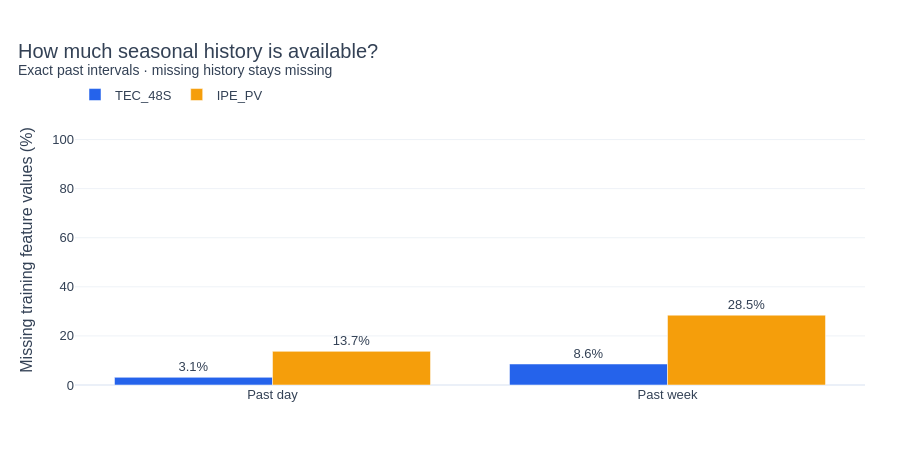

The notebook cell saved with this chart:
### Markdown cell above
### 🧩 3. Feature engineering: history without future information
We add recent changes, distance from the recent mean, cyclic time features and exact same-time readings one and seven **elapsed UTC days** earlier. Exact joins keep missing periods visible. They do not compress gaps or pretend that the previous row means the previous quarter-hour.

The past-day/week interval must finish before the forecast is issued. Across a Berlin clock change, an elapsed-day feature can represent a different local hour. Weekdays are encoded separately; cyclical features keep adjacent hours close.

Previous-hour temperature follows the ETL's delay assumption. The imminent interval's day-ahead price is assumed already published. Before live deployment, verify source release times; cached historical data alone cannot prove availability.

### Code cell
def engineer(entry):
    frame, observed = entry["frame"], entry["observed"]
    for days, column in [(1, "power_day_ago_kw"), (7, "power_week_ago_kw")]:
        reference = observed.select(
            (pl.col("WsDateTime") + pl.duration(days=days)).alias("Target_Start"),
            (pl.col("WsDateTime") + pl.duration(minutes=15)).alias("reference_end"),
            pl.when(pl.col("power_kw").is_finite()).then(pl.col("power_kw")).otherwise(None).alias(column))
        frame = frame.join(reference, on="Target_Start", how="left", validate="1:1")
        if frame.filter(pl.col("reference_end") > pl.col("WsDateTime")).height:
            raise ValueError("A reference value would come from the future.")
        frame = frame.drop("reference_end")
    local = pl.col("Target_Start").dt.convert_time_zone(TIMEZONE)
    hour = local.dt.hour() + local.dt.minute() / 60
    weekday = local.dt.weekday() - 1
    frame = frame.with_columns(
        (2 * np.pi * hour / 24).sin().alias("hour_sin"), (2 * np.pi * hour / 24).cos().alias("hour_cos"),
        (2 * np.pi * (weekday + hour / 24) / 7).sin().alias("week_sin"),
        (2 * np.pi * (weekday + hour / 24) / 7).cos().alias("week_cos"),
        (2 * np.pi * (local.dt.month() - 1) / 12).sin().alias("month_sin"),
        (2 * np.pi * (local.dt.month() - 1) / 12).cos().alias("month_cos"),
        (weekday >= 5).cast(pl.Float32).alias("weekend"), weekday.cast(pl.Float32).alias("weekday"),
        (pl.col("power_last_15m_kw") - pl.col("power_previous_15m_kw")).alias("power_change_kw"),
        (pl.col("power_last_15m_kw") - pl.col("power_history_mean_kw")).alias("history_deviation_kw"),
    ).with_columns(pl.col(FEATURES + ["target_power_kw"]).cast(pl.Float32)).sort("WsDateTime")
    return frame

with stage("past-only feature engineering", logger=log):
    for system, entry in data.items():
        entry["frame"] = engineer(entry)
        entry.pop("observed")
        entry["splits"] = {name: entry["frame"].filter(pl.col("split") == name)
                           for name in ("train", "validation", "test")}
        for split, frame in entry["splits"].items():
            required = MIN_TRAIN if split == "train" else MIN_EVALUATION
            if frame.height < required:
                raise ValueError(f"{system}/{split}: fewer than {required} eligible rows.")

fig = go.Figure()
for system, entry in data.items():
    train = entry["splits"]["train"]
    fractions = [100 * train[column].null_count() / train.height for column in ["power_day_ago_kw", "power_week_ago_kw"]]
    fig.add_bar(x=["Past day", "Past week"], y=fractions, name=system,
                marker_color=BLUE if system == "TEC_48S" else ORANGE,
                text=[f"{value:.1f}%" for value in fractions], textposition="outside")
fig.update_layout(barmode="group")
fig.update_yaxes(title="Missing training feature values (%)", range=[0,110])
polish(fig, "How much seasonal history is available?", "Exact past intervals · missing history stays missing")
report("A missing historical feature does not mean zero power. Each model fills it using training-only statistics and a missing-value indicator. This does not reconstruct the underlying sensor data or fill a target.")

### Figure 1 — Plotly figure (JSON) as saved in the notebook; plotly's stock layout.template omitted (floating-point values rounded to 4 significant figures)
{"data": [{"marker": {"color": "#2563eb"}, "name": "TEC_48S", "text": ["3.1%", "8.6%"], "textposition": "outside", "type": "bar", "x": ["Past day", "Past week"], "y": [3.122, 8.56]}, {"marker": {"color": "#f59e0b"}, "name": "IPE_PV", "text": ["13.7%", "28.5%"], "textposition": "outside", "type": "bar", "x": ["Past day", "Past week"], "y": [13.71, 28.45]}], "layout": {"barmode": "group", "font": {"color": "#334155", "family": "Arial", "size": 13}, "height": 450, "hovermode": "x unified", "legend": {"orientation": "h", "y": 1.02, "yanchor": "bottom"}, "margin": {"b": 65, "l": 75, "r": 35, "t": 115}, "title": {"font": {"size": 20}, "text": "How much seasonal history is available?<br><sup>Exact past intervals · missing history stays missing</sup>", "x": 0.02}, "xaxis": {"automargin": true, "showgrid": false}, "yaxis": {"automargin": true, "gridcolor": "#eef2f7", "range": [0, 110], "title": {"text": "Missing training feature values (%)"}}}}
